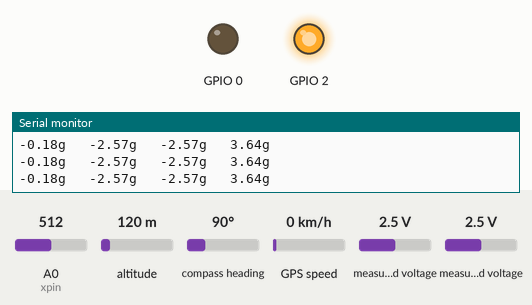
The sketch below on a simulated ESP8266 (NodeMCU). On the bench: output pins drawn as LEDs (lit = HIGH), the last lines printed to the serial monitor. The inputs (shaded band) are chosen by the test bench; at power-on: measured voltage 2.5 V, A0 (xpin) = 512, altitude 120 m, compass heading 90°, GPS speed 0 km/h. WiFi joins after 1.5 s; servers stay silent unless stated; the GPS gets a fix after 3 s at 37.7749, -122.4194 with 8 satellites.

Above: at 1.2 s.
1.3 s: measured voltage (sensor 200) set to 2.1 V
At 2.2 s:
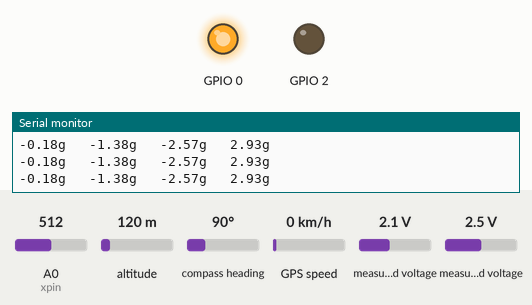
2.8 s: measured voltage (sensor 200) set to 1.1 V
4.3 s: measured voltage (sensor 200) set to 0.8 V
At 5.6 s:
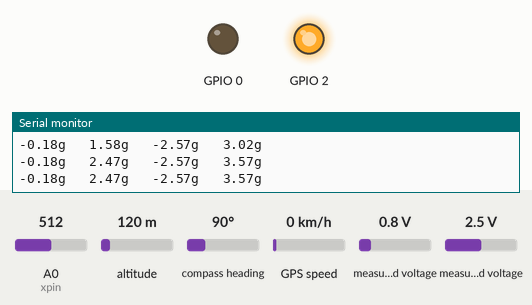
5.9 s: measured voltage (sensor 200) set to 1.2 V
At 6.8 s:
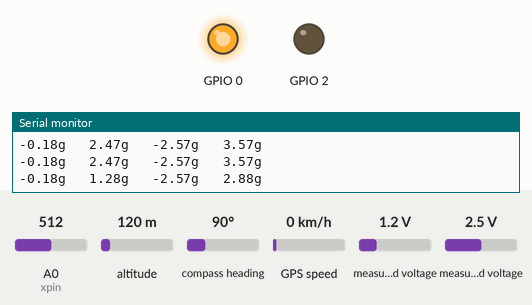
Timing chart, 0 to 8.5 s (numbered marks = the images above; inputs shaded):
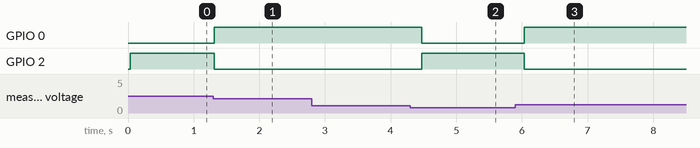

Measured:
- the behaviour switches between 2.3 and 2.2 V on measured voltage (sensor 200) (found by bisection; images 0 and 1)
- the behaviour switches between 1 and 0.9 V on measured voltage (sensor 200) (found by bisection; images 1 and 2)
- after the input at 1.3 s, GPIO 0: LOW → HIGH at once; GPIO 2: HIGH → LOW at once
- after the input at 4.3 s, GPIO 0: HIGH → LOW after 0.17 s; GPIO 2: LOW → HIGH after 0.17 s
- after the input at 5.9 s, GPIO 0: LOW → HIGH after 0.14 s; GPIO 2: HIGH → LOW after 0.14 s

The sketch:

thingspeak_code.ino
```cpp
#include <TinyGPS++.h>
#include <SoftwareSerial.h>
#include <ESP8266WiFi.h>;
#include <Wire.h>
#include <Adafruit_ADS1X15.h>
#include <WiFiClient.h>;
#include <ThingSpeak.h>;
#include <math.h>


Adafruit_ADS1115 ads;
static const int RXPin = 12, TXPin = 13;
static const uint32_t GPSBaud = 9600;

const char * myWriteAPIKey = "3OGJRCHQ6H373XDP";                       //api key from thingspeak
const char* ssid = "Shubhangi singh";                                  //wifi name
const char* password = "shubh123";                                     //wifi password
const char* server = "api.thingspeak.com";
unsigned long myChannelNumber =1291300;                                //channel id from thingspeak

WiFiClient client;
int xpin = A0;
int xvalue;

// The TinyGPS++ object
TinyGPSPlus gps;

// The serial connection to the GPS device
SoftwareSerial ss(RXPin, TXPin);


void setup()

{
pinMode(2, OUTPUT);
pinMode(0, OUTPUT);
Serial.begin(115200);
ss.begin(GPSBaud);

delay(1);

// Connect to WiFi network
ads.begin();
WiFi.begin(ssid, password);

Serial.println();

Serial.println("WiFi connected to shubhangi singh");
Serial.println();
ThingSpeak.begin(client);

}

void loop()
{
   // This sketch displays information every time a new sentence is correctly encoded.
    while(ss.available() > 0)
    if (gps.encode(ss.read()))
      displayInfo();

  if (millis() > 5000 && gps.charsProcessed() < 10)
  {
    Serial.println(F("No GPS detected: check wiring."));
    while(true);
  }
  //------------------------------ADXL_g-----------------------------------------------------------------------------------------------
  int16_t adc0,adc2;
  adc0 = ads.readADC_SingleEnded(0);
  adc2 = ads.readADC_SingleEnded(2);
  xvalue = analogRead(xpin);                               //reads values from x-pin & measures acceleration in X direction
  int x = map(xvalue, 399, 590, -100, 100);               //maps the extreme ends analog values from -100 to 100 for our understanding
  int y = map(adc0, 6911, 10507, -1000, 1000);
  int z = map(adc2, 6911, 10507, -1000, 1000);

  float xg = (float)x/(-100.00);                          //converts the mapped value into acceleration in terms of "g"
  float yg = (float)y/(-1000.00);
  float zg =(float)z/(-1000.00);
  float acc=  sqrt( float(xg*xg)+float(yg*yg)+float(zg*zg));

  Serial.print(xg);
  Serial.print("g   ");                                     //prints value of acceleration in X directio                                   //prints "g"
  Serial.print(yg);                                       //prints value of acceleration in X direction
  Serial.print("g   ");                                   //prints "g"
  Serial.print(zg);                                       //prints value of acceleration in X direction
  Serial.print("g   ");                                   //prints "g"
  Serial.print(acc);                                       //prints value of acceleration in X direction
  Serial.print("g   ");                                    //prints "g"
  Serial.print('\t');
  Serial.print('\n');


  if(acc>=3.2 || acc<=-3.2){
    digitalWrite(2, HIGH); //switch green LED on
  }else{
     digitalWrite(2, LOW);
  }
  if(acc>-3.2 && acc<3.2){
    digitalWrite(0, HIGH); //switch red LED on
  }else{
     digitalWrite(0, LOW);
  }


//----------------------THINGSPEAK-----------------------------------------------------------------------------------------------------
 ThingSpeak.setField(1, xg);
 ThingSpeak.setField(2, yg);
 ThingSpeak.setField(5, zg);
 ThingSpeak.setField(6, acc);
 ThingSpeak.writeFields(1291300, myWriteAPIKey);
}

void displayInfo()
{
 // Serial.print(F("Location: "));
  if (gps.location.isValid())
  {

    double latitude = (gps.location.lat());
    double longitude = (gps.location.lng());

    String latbuf;
    latbuf += (String(latitude, 6));
    //Serial.println(latbuf);

    String lonbuf;
    lonbuf += (String(longitude, 6));
    //Serial.println(lonbuf);

    ThingSpeak.setField(3, latbuf);
    ThingSpeak.setField(4, lonbuf);
    ThingSpeak.writeFields(1291300, myWriteAPIKey);

  }
  else
  {
    //Serial.print(F("INVALID"));
  }

}
```
